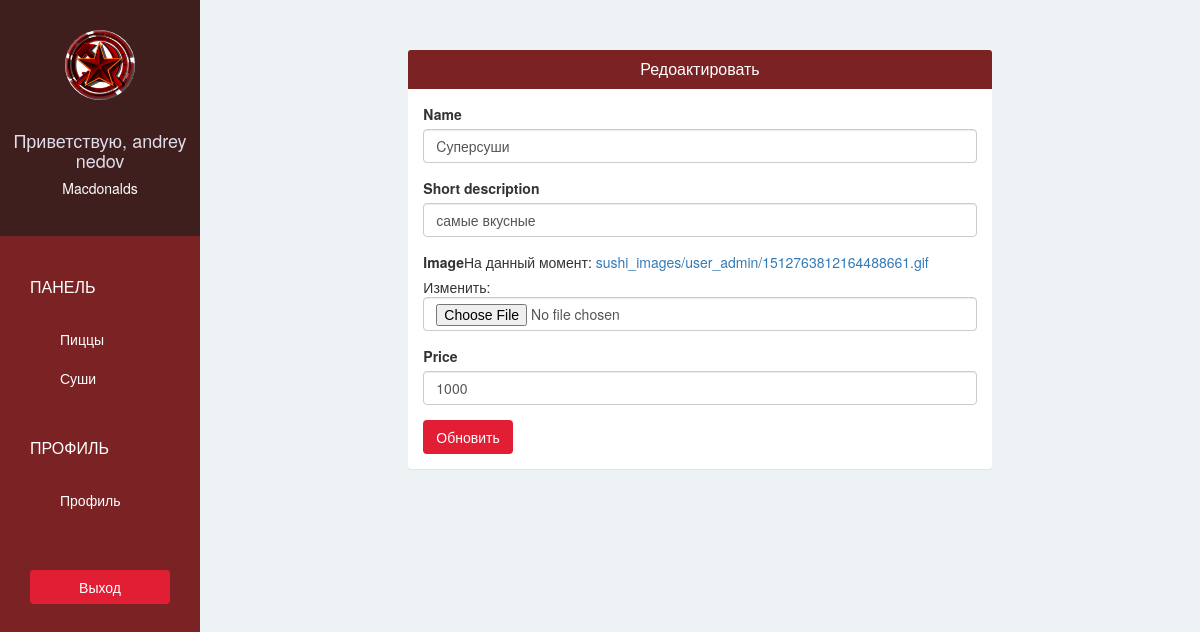
/pizzashop/sushi/edit/1/ (signed in), run on the app's committed database.
### pizzashopapp/models.py (models this page shows, shortened)
class PizzaShop(models.Model):
    owner = models.OneToOneField(User, on_delete=models.CASCADE, related_name='pizzashop')
    name = models.CharField(max_length=100, verbose_name = 'Название')
    phone = models.CharField(max_length=100, verbose_name = 'Телефон')
    address = models.CharField(max_length=100, verbose_name = 'Адрес')
    logo = models.ImageField(upload_to='pizzashop_logo/', blank = False, verbose_name = 'Логотип')

class Sushi(models.Model):
    pizzashop = models.ForeignKey(PizzaShop)
    name = models.CharField(max_length=30)
    short_description = models.CharField(max_length=100)
    image = models.ImageField(upload_to=get_sushi_upload_path, blank=False)
    price = models.IntegerField(default=0)

### pizzashopapp/views.py (the view)
# urls.py: url(r'^pizzashop/pizza/edit/(?P<pizza_id>\d+)/$', views.pizzashop_edit_pizza, name ='pizzashop-edit-pizza'),
@login_required(login_url='/pizzashop/sign-in/')
def pizzashop_edit_pizza(request, sushi_id):
    form = SushiForm(instance = Sushi.objects.get(id = sushi_id))
    if request.method == "POST":
        form = SushiForm(request.POST, request.FILES, instance = Sushi.objects.get(id = sushi_id))
        if form.is_valid():
            sushi = form.save()
            return redirect(pizzashop_sushi)
    return render(request, 'pizzashop/edit_pizza.html', {
        'form':form
    })

### pizzashopapp/forms.py
class SushiForm(forms.ModelForm):
    class Meta:
        model = Sushi
        exclude = ('pizzashop',)

### pizzashopapp/templates/pizzashop/edit_pizza.html (shortened to what this page needs)
{% extends 'pizzashop/base.html' %}
{% load bootstrap3 %}
{% block page %}
<div class="col-lg-offset-2 col-lg-8">
  <div class="panel">
    <div class="panel-heading bg-ruby">
      <h4 class="panel-title text-center text-white">
        Редоактировать
      </h4>
    </div>
    <div class="panel-body">
      <form method="POST" enctype="multipart/form-data">
        {% bootstrap_form form %}
        <button type="submit" class="btn btn-red">Обновить</button>
      </form>
    </div>
  </div>
</div>
{% endblock %}

### pizzashopapp/templates/pizzashop/base.html (shortened to what this page needs)
{% extends 'base.html' %}
{% block sidebar %}
{% url 'pizzashop-pizza' as pizzashop_pizza_url %}
{% url 'pizzashop-account' as pizzashop_account_url %}
  <div class="text-center">
    <img class="img-circle" src="{{ MEDIA_URL }}{{ request.user.pizzashop.logo }}" width="70" height="70" >
    <br/>
    <br/>
    <h4>Приветствую, {{ request.user.get_full_name }}</h4>
    <h5>{{ request.user.pizzashop.name }}</h5>
  </div>
  <div class="list-group">
    <span class="text-uppercase">Панель</span>
    <a href="{% url 'pizzashop-pizza' %}"
    class="list-group-item {% if request.path ==  pizzashop_pizza_url %} active {% endif %}">Пиццы</a>
    <a href="{% url 'pizzashop-sushi' %}"
    class="list-group-item {% if request.path ==  pizzashop_sushi_url %} active {% endif %}">Суши</a>
    <span class="text-uppercase">Профиль</span>
    <a href="{% url 'pizzashop-account' %}"
    class="list-group-item {% if request.path ==  pizzashop_account_url %} active {% endif %}">Профиль</a>
  </div>
  <div class="text-center">
    <a href="{% url 'pizzashop-sign-out' %}?next={{ request.path }}" class="btn btn-red">Выход</a>
  </div>
{% endblock %}

### pizzashopapp/static/css/style.css (style rules this page uses)
body { padding-top: 50px; background-color: #EDF2F5; overflow: auto; }
.bg-ruby { background-color: #7B2324; }
.text-white { color: white; }
.btn-red { color: white; background-color: #E21E35; }
.sidebar > div:first-child { padding: 30px 10px; font-weight: bold; font-size: 15px; background-color: #3F1E1E; }
.sidebar > div:first-child > h4 { color: #e0deeb; }
.sidebar > div:first-child > h5 { color: #ffffff; }
.sidebar .list-group { padding: 0; background-color: #7B2324; }
.sidebar .list-group > span { color: white; display: block;; margin-top: 20px; padding: 20px 30px; font-size: 16px; font-weight: 300px; }
.sidebar .list-group .list-group-item, .sidebar .list-group .list-group-item:focus { background-color: #7B2324; color: white; border: 0; padding-left: 60px; padding-right: 30px; }
.sidebar > div:last-child { padding: 30px; }
.sidebar > div:last-child .btn { width: 100%; }
.content .panel { border: none; }

### data on the page
Sushi: name "Cуперсуши", short_description "самые вкусные", price "1000"

### other printed values
{{ request.user.get_full_name }} "andrey nedov"
{{ request.user.pizzashop.name }} "Macdonalds"
